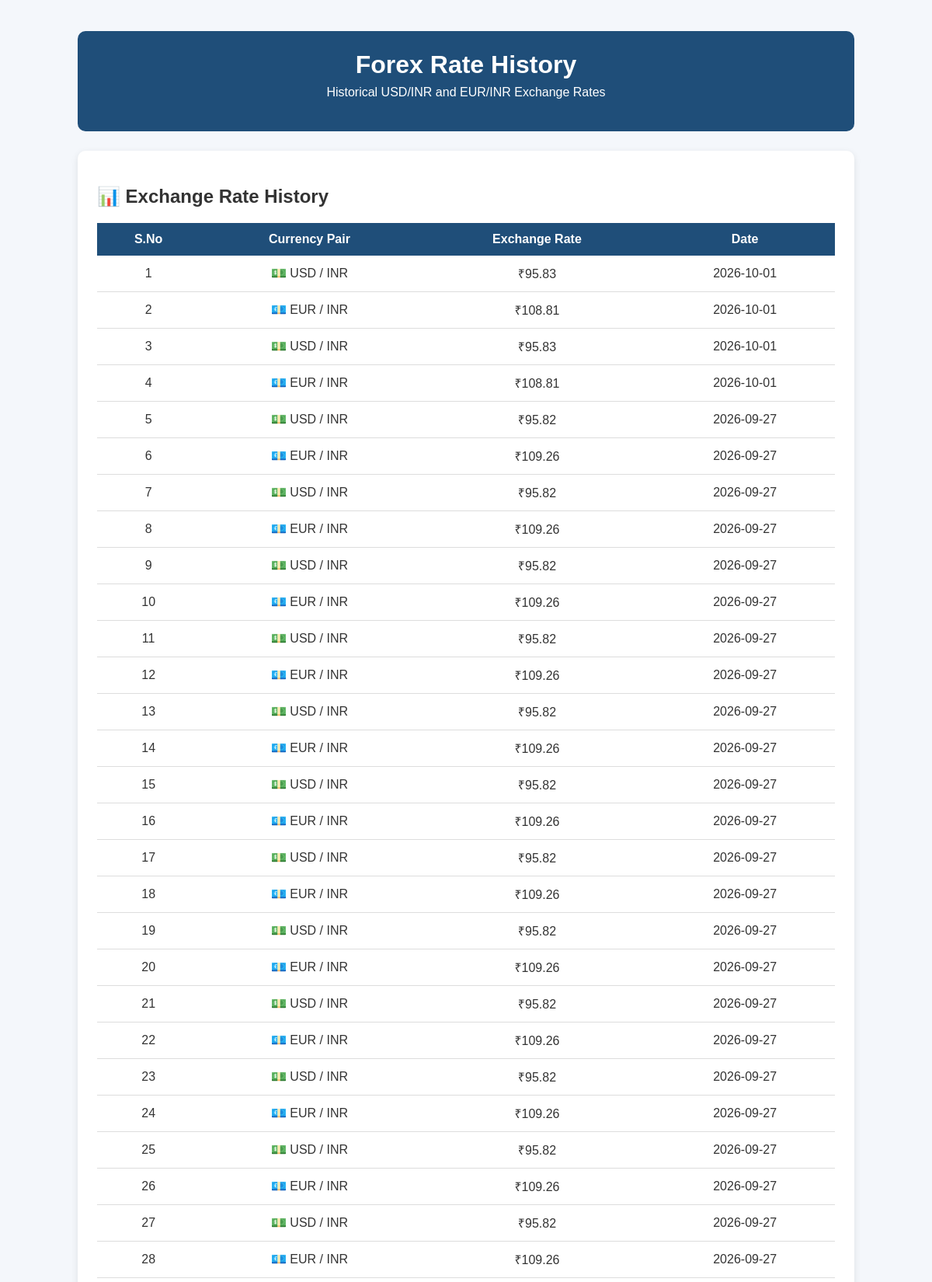
The app's page /history (upper part) with its own data.
### tables this page shows
CREATE TABLE exchange_rates (
            id INTEGER PRIMARY KEY AUTOINCREMENT,
            currency_pair TEXT NOT NULL,
            rate REAL NOT NULL,
            rate_date TEXT NOT NULL
        );

### app.py (the view)
@app.route("/history")
def history():
    rates = get_rate_history()
    return render_template(
        "history.html",
        rates=rates
    )

### database.py (called while the page is built)
def get_rate_history():
    connection = sqlite3.connect(DATABASE_NAME)
    cursor = connection.cursor()
    cursor.execute("""
        SELECT currency_pair, rate, rate_date
        FROM exchange_rates
        ORDER BY rate_date DESC
    """)
    data = cursor.fetchall()
    connection.close()
    return data

### templates/history.html (shortened to what this page needs)
<!DOCTYPE html>
<html>
<head>
    <link
        rel="stylesheet"
        href="{{ url_for('static', filename='style.css') }}"
    >
</head>
<body>
    <div class="container">
        <div class="header">
            <h1>Forex Rate History</h1>
            <p>
                Historical USD/INR and EUR/INR Exchange Rates
            </p>
        </div>
        <div class="card">
            <h2>📊 Exchange Rate History</h2>
            {% if rates %}
            <table>
                <tr>
                    <th>S.No</th>
                    <th>Currency Pair</th>
                    <th>Exchange Rate</th>
                    <th>Date</th>
                </tr>
                {% for rate in rates %}
                <tr>
                    <td>
                        {{ loop.index }}
                    </td>
                    <td>
                        {% if rate[0] == "USD/INR" %}
                            💵 USD / INR
                        {% elif rate[0] == "EUR/INR" %}
                            💶 EUR / INR
                        {% else %}
                            {{ rate[0] }}
                        {% endif %}
                    </td>
                    <td>
                        ₹{{ "%.2f"|format(rate[1]) }}
                    </td>
                    <td>
                        {{ rate[2] }}
                    </td>
                </tr>
                {% endfor %}
            </table>
            {% endif %}
        </div>
    </div>
</body>
</html>

### static/style.css (style rules this page uses)
body { font-family: Arial, sans-serif; background-color: #f4f7fb; margin: 0; padding: 0; color: #333; }
.container { width: 85%; max-width: 1000px; margin: 40px auto; }
.header { background-color: #1f4e79; color: white; padding: 25px; text-align: center; border-radius: 10px; }
.header h1 { margin: 0; }
.header p { margin-top: 8px; }
.card { background-color: white; padding: 25px; margin-top: 25px; border-radius: 10px; box-shadow: 0 3px 10px rgba(0, 0, 0, 0.1); }
table { width: 100%; border-collapse: collapse; margin-top: 20px; background-color: white; }
th { background-color: #1f4e79; color: white; padding: 12px; }
td { padding: 12px; text-align: center; border-bottom: 1px solid #ddd; }

### records on screen
exchange_rates: currency_pair "💵 USD / INR", rate "95.83", rate_date "2026-10-01"
exchange_rates: currency_pair "💶 EUR / INR", rate "108.81", rate_date "2026-10-01"
exchange_rates: currency_pair "💵 USD / INR", rate "95.83", rate_date "2026-10-01"
exchange_rates: currency_pair "💶 EUR / INR", rate "108.81", rate_date "2026-10-01"
exchange_rates: currency_pair "💵 USD / INR", rate "95.82", rate_date "2026-09-27"
exchange_rates: currency_pair "💶 EUR / INR", rate "109.26", rate_date "2026-09-27"
exchange_rates: currency_pair "💵 USD / INR", rate "95.82", rate_date "2026-09-27"
exchange_rates: currency_pair "💶 EUR / INR", rate "109.26", rate_date "2026-09-27"
exchange_rates: currency_pair "💵 USD / INR", rate "95.82", rate_date "2026-09-27"
exchange_rates: currency_pair "💶 EUR / INR", rate "109.26", rate_date "2026-09-27"
exchange_rates: currency_pair "💵 USD / INR", rate "95.82", rate_date "2026-09-27"
exchange_rates: currency_pair "💶 EUR / INR", rate "109.26", rate_date "2026-09-27"
exchange_rates: currency_pair "💵 USD / INR", rate "95.82", rate_date "2026-09-27"
exchange_rates: currency_pair "💶 EUR / INR", rate "109.26", rate_date "2026-09-27"
exchange_rates: currency_pair "💵 USD / INR", rate "95.82", rate_date "2026-09-27"
exchange_rates: currency_pair "💶 EUR / INR", rate "109.26", rate_date "2026-09-27"
exchange_rates: currency_pair "💵 USD / INR", rate "95.82", rate_date "2026-09-27"
exchange_rates: currency_pair "💶 EUR / INR", rate "109.26", rate_date "2026-09-27"
exchange_rates: currency_pair "💵 USD / INR", rate "95.82", rate_date "2026-09-27"
exchange_rates: currency_pair "💶 EUR / INR", rate "109.26", rate_date "2026-09-27"
exchange_rates: currency_pair "💵 USD / INR", rate "95.82", rate_date "2026-09-27"
exchange_rates: currency_pair "💶 EUR / INR", rate "109.26", rate_date "2026-09-27"
exchange_rates: currency_pair "💵 USD / INR", rate "95.82", rate_date "2026-09-27"
exchange_rates: currency_pair "💶 EUR / INR", rate "109.26", rate_date "2026-09-27"
exchange_rates: currency_pair "💵 USD / INR", rate "95.82", rate_date "2026-09-27"
exchange_rates: currency_pair "💶 EUR / INR", rate "109.26", rate_date "2026-09-27"
exchange_rates: currency_pair "💵 USD / INR", rate "95.82", rate_date "2026-09-27"
exchange_rates: currency_pair "💶 EUR / INR", rate "109.26", rate_date "2026-09-27"
